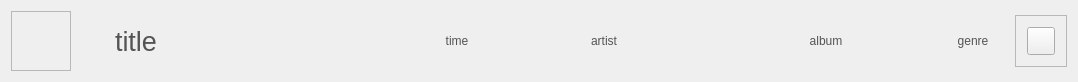
<?xml version="1.0" encoding="UTF-8"?>
<ui version="4.0">
 <class>SearchTrackEditor</class>
 <widget class="QWidget" name="SearchTrackEditor">
  <property name="geometry">
   <rect>
    <x>0</x>
    <y>0</y>
    <width>1074</width>
    <height>78</height>
   </rect>
  </property>
  <property name="minimumSize">
   <size>
    <width>0</width>
    <height>0</height>
   </size>
  </property>
  <property name="windowTitle">
   <string>Form</string>
  </property>
  <property name="styleSheet">
   <string notr="true">QLabel
{
	color: rgb(84, 84, 84);
	font: 16pt &quot;Segoe UI&quot;;
}</string>
  </property>
  <layout class="QHBoxLayout" name="horizontalLayout">
   <property name="spacing">
    <number>12</number>
   </property>
   <item>
    <widget class="QFrame" name="frameFormCoverArt">
     <property name="minimumSize">
      <size>
       <width>60</width>
       <height>60</height>
      </size>
     </property>
     <property name="maximumSize">
      <size>
       <width>60</width>
       <height>60</height>
      </size>
     </property>
     <property name="frameShape">
      <enum>QFrame::StyledPanel</enum>
     </property>
     <property name="frameShadow">
      <enum>QFrame::Raised</enum>
     </property>
     <layout class="QGridLayout" name="gridLayoutFormCoverArt">
      <property name="leftMargin">
       <number>0</number>
      </property>
      <property name="topMargin">
       <number>0</number>
      </property>
      <property name="rightMargin">
       <number>0</number>
      </property>
      <property name="bottomMargin">
       <number>0</number>
      </property>
      <property name="spacing">
       <number>0</number>
      </property>
     </layout>
    </widget>
   </item>
   <item>
    <widget class="QLabel" name="labelPlay">
     <property name="minimumSize">
      <size>
       <width>20</width>
       <height>20</height>
      </size>
     </property>
     <property name="maximumSize">
      <size>
       <width>20</width>
       <height>20</height>
      </size>
     </property>
     <property name="styleSheet">
      <string notr="true">QLabel
{
  border-image: url(&quot;:/resource/audiocd-popup-icon16-play.png&quot;);
}

QLabel:hover
{
  border-image: url(&quot;:/resource/btm-btn40-play-h.png&quot;);
}</string>
     </property>
     <property name="alignment">
      <set>Qt::AlignCenter</set>
     </property>
    </widget>
   </item>
   <item>
    <widget class="QLabel" name="labelTitle">
     <property name="minimumSize">
      <size>
       <width>300</width>
       <height>0</height>
      </size>
     </property>
     <property name="maximumSize">
      <size>
       <width>16777215</width>
       <height>16777215</height>
      </size>
     </property>
     <property name="font">
      <font>
       <family>Segoe UI</family>
       <pointsize>20</pointsize>
       <weight>50</weight>
       <italic>false</italic>
       <bold>false</bold>
      </font>
     </property>
     <property name="styleSheet">
      <string notr="true">QLabel
{
	color: rgb(84, 84, 84);
	font: 20pt &quot;Segoe UI&quot;;
}</string>
     </property>
     <property name="text">
      <string>title</string>
     </property>
    </widget>
   </item>
   <item>
    <widget class="QLabel" name="labelTime">
     <property name="minimumSize">
      <size>
       <width>60</width>
       <height>0</height>
      </size>
     </property>
     <property name="maximumSize">
      <size>
       <width>60</width>
       <height>16777215</height>
      </size>
     </property>
     <property name="text">
      <string>time</string>
     </property>
     <property name="alignment">
      <set>Qt::AlignCenter</set>
     </property>
    </widget>
   </item>
   <item>
    <widget class="QLabel" name="labelArtist">
     <property name="minimumSize">
      <size>
       <width>210</width>
       <height>0</height>
      </size>
     </property>
     <property name="maximumSize">
      <size>
       <width>210</width>
       <height>16777215</height>
      </size>
     </property>
     <property name="text">
      <string>artist</string>
     </property>
     <property name="alignment">
      <set>Qt::AlignCenter</set>
     </property>
    </widget>
   </item>
   <item>
    <widget class="QLabel" name="labelAlbum">
     <property name="minimumSize">
      <size>
       <width>210</width>
       <height>0</height>
      </size>
     </property>
     <property name="maximumSize">
      <size>
       <width>210</width>
       <height>16777215</height>
      </size>
     </property>
     <property name="text">
      <string>album</string>
     </property>
     <property name="alignment">
      <set>Qt::AlignCenter</set>
     </property>
    </widget>
   </item>
   <item>
    <widget class="QLabel" name="labelGenre">
     <property name="minimumSize">
      <size>
       <width>60</width>
       <height>0</height>
      </size>
     </property>
     <property name="maximumSize">
      <size>
       <width>60</width>
       <height>16777215</height>
      </size>
     </property>
     <property name="text">
      <string>genre</string>
     </property>
     <property name="alignment">
      <set>Qt::AlignCenter</set>
     </property>
    </widget>
   </item>
   <item>
    <widget class="QFrame" name="frameMenu">
     <property name="minimumSize">
      <size>
       <width>52</width>
       <height>52</height>
      </size>
     </property>
     <property name="maximumSize">
      <size>
       <width>52</width>
       <height>52</height>
      </size>
     </property>
     <property name="frameShape">
      <enum>QFrame::StyledPanel</enum>
     </property>
     <property name="frameShadow">
      <enum>QFrame::Raised</enum>
     </property>
     <layout class="QGridLayout" name="gridLayoutMenu">
      <property name="leftMargin">
       <number>0</number>
      </property>
      <property name="topMargin">
       <number>0</number>
      </property>
      <property name="rightMargin">
       <number>0</number>
      </property>
      <property name="bottomMargin">
       <number>0</number>
      </property>
      <property name="spacing">
       <number>0</number>
      </property>
      <item row="0" column="0">
       <widget class="QPushButton" name="btnMenu">
        <property name="minimumSize">
         <size>
          <width>28</width>
          <height>28</height>
         </size>
        </property>
        <property name="maximumSize">
         <size>
          <width>28</width>
          <height>28</height>
         </size>
        </property>
        <property name="styleSheet">
         <string notr="true">QPushButton
{
  border-image: url(&quot;:/resource/play-btn28-popupmenu-n.png&quot;);
}

QPushButton:hover
{
  border-image: url(&quot;:/resource/play-btn28-popupmenu-h.png&quot;);
}
QPushButton::menu-indicator
{
	image:none;
}</string>
        </property>
       </widget>
      </item>
     </layout>
    </widget>
   </item>
  </layout>
 </widget>
 <resources/>
 <connections/>
</ui>
